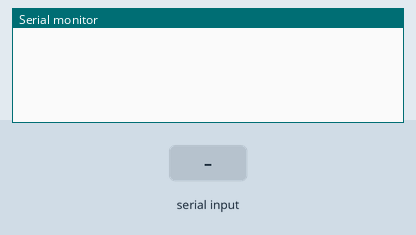
This sketch was run on a simulated Arduino Uno, built with avr-gcc and run on an emulated ATmega328P. Parts: the last lines printed to the serial monitor. The test bench sets the inputs (shaded band).

Above: at 1.2 s.
1.3 s: "90,45\n" received over Serial
At 2.5 s:
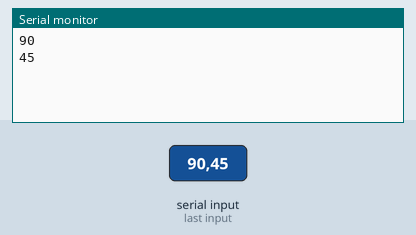
2.8 s: "30,150\n" received over Serial
At 3.8 s:
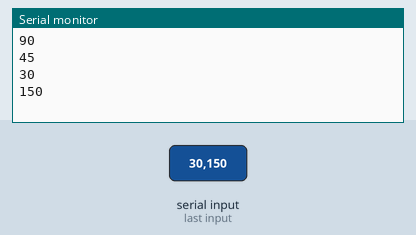
Timing chart, 0 to 5.8 s (numbered marks = the images above; inputs shaded):
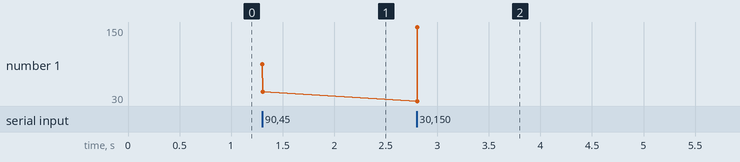

Measured:
- after the input at 1.3 s, the serial monitor: prints a new line at once (image 1)
- after the input at 2.8 s, the serial monitor: prints a new line at once (image 2)
- plotted number 1: 45 → 150 after the input at 2.8 s

The sketch:

mosfet_serialcommand.ino
```cpp
#include <Arduino.h>
#include <Wire.h>
#include "PCF8575.h"

PCF8575 pcf8575(0x20);

void setup(){
  Serial.begin(112500);

  for(int i=0; i<16; i++) {
    pcf8575.pinMode(i, OUTPUT);
  }
  pcf8575.begin();

  mosfetCloseAllValves();
}

// Expected pins
#define MOSFET_ETH_MAIN    7  // P07
#define MOSFET_ETH_PRESS   6  // P06
#define MOSFET_VENT_ETH    5  // P05
#define MOSFET_EXTRA       4  // CAN USE THIS PIN FOR ANYTHING JUST CHANGE ASSIGNMENT AND HARNESS
#define MOSFET_QD_LOX      3  // P03
#define MOSFET_IGNITER     8  // P10
#define MOSFET_LOX_MAIN    9  // P11
#define MOSFET_LOX_PRESS  10  // P12
#define MOSFET_VENT_LOX   11  // P13
#define MOSFET_QD_ETH     12  // P14

void loop(){
  if (Serial.available() > 0) {
  // Serial.parseInt return 0 for non-numeric characters.
    int num = Serial.parseInt();
    if (num > 0) {
      mosfetCloseAllValves();
      Serial.println(num);
      mosfetOpenValve(num);
    }
  }
}

void mosfetCloseAllValves(){
  for(int i=0; i < 16; i++) {
    pcf8575.digitalWrite(i, LOW);
  }
}

void mosfetCloseValve(int num){
  pcf8575.digitalWrite(num, LOW);
}

void mosfetOpenValve(int num){
  pcf8575.digitalWrite(num, HIGH);
}
```
